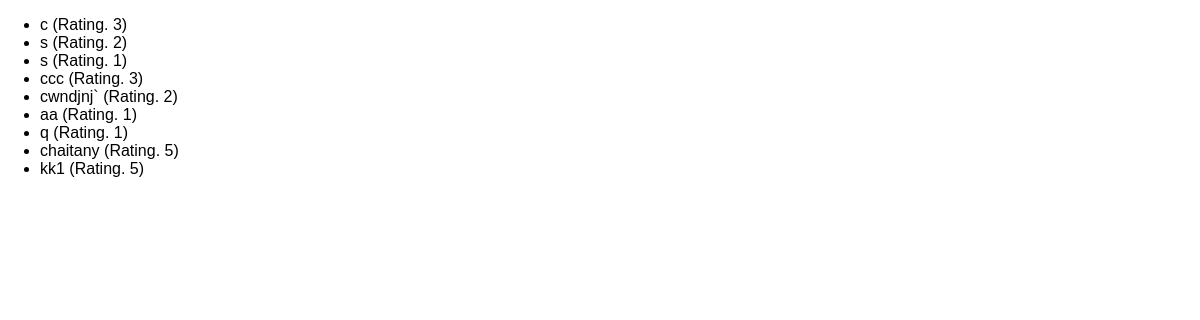
The app's page /reviews with its own data.
### reviews/models.py (models this page shows)
class Review(models.Model):
    user_name = models.CharField(max_length=100)
    review_text = models.TextField()
    rating = models.IntegerField()

### reviews/views.py (the view)
# urls.py: path("reviews", views.ReviewsListView.as_view()),
class ReviewsListView(ListView):
    template_name = "reviews/review_list.html"
    model = Review
    context_object_name = "reviews"

### reviews/templates/reviews/review_list.html (shortened to what this page needs)
{% extends "reviews/base.html" %}
{% block content %}
    <ul>
        {% for review in reviews %}
            <li>
                {{ review.user_name }} (Rating. {{ review.rating }})
            </li>
        {% endfor %}
    </ul>
{% endblock %}

### reviews/templates/reviews/base.html (shortened to what this page needs)
<!DOCTYPE html>
{% load static %}
<html lang="en">
<head>
    <link rel="stylesheet" href="{% static 'reviews/styles.css' %}">
</head>
<body>
    {% block content%}
    {% endblock %}
</body>
</html>

### reviews/static/reviews/styles.css (style rules this page uses)
body { font-family: sans-serif; margin: 0; }

### records on screen
Review: user_name "c", rating "3"
Review: user_name "s", rating "2"
Review: user_name "s", rating "1"
Review: user_name "ccc", rating "3"
Review: user_name "cwndjnj`", rating "2"
Review: user_name "aa", rating "1"
Review: user_name "q", rating "1"
Review: user_name "chaitany", rating "5"
Review: user_name "kk1", rating "5"
